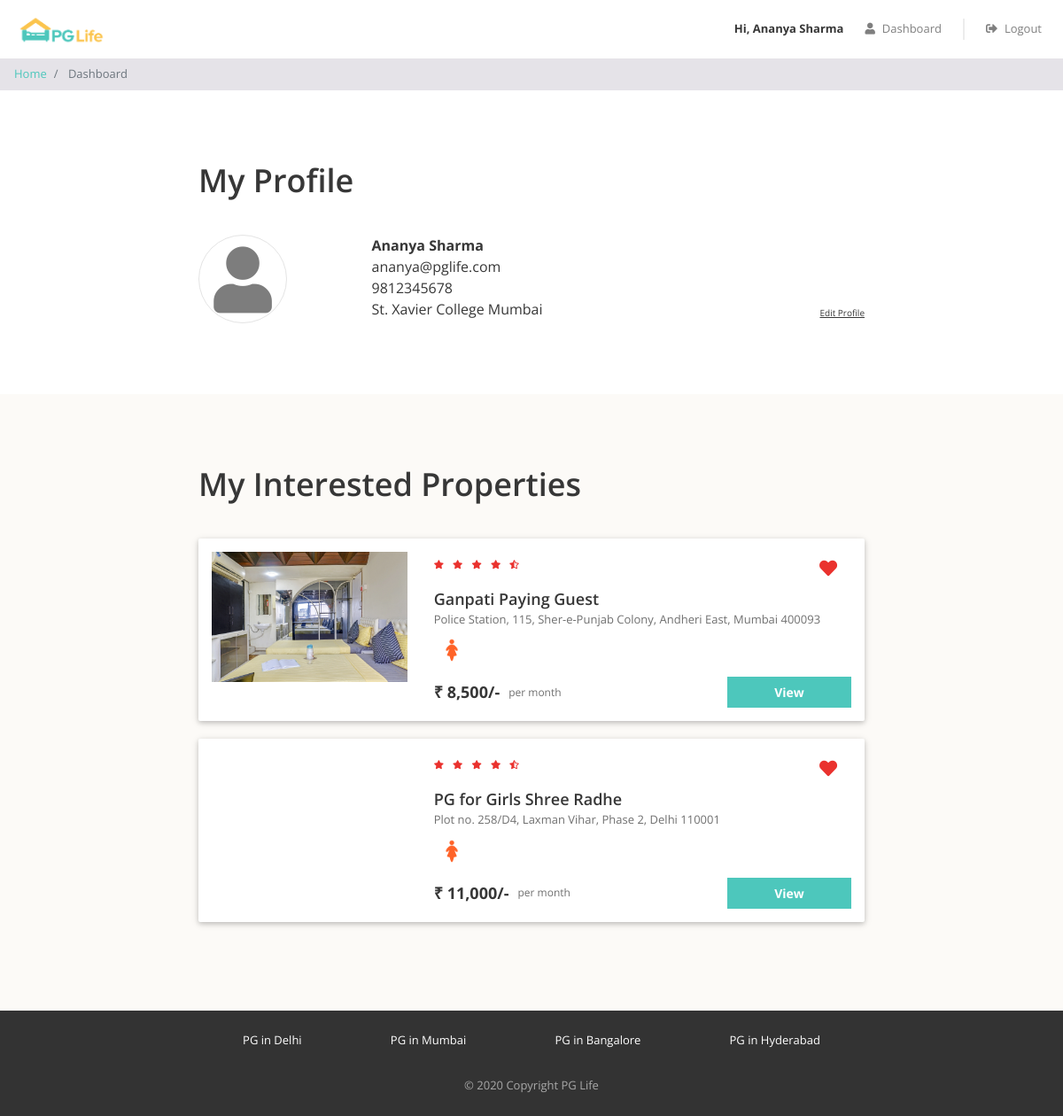
The page /backend/dashboard.php (signed in) on the database its author committed.
### tables this page shows
CREATE TABLE `users` (
  `id` INT AUTO_INCREMENT PRIMARY KEY,
  `email` VARCHAR(100) NOT NULL UNIQUE,
  `password` VARCHAR(255) NOT NULL,
  `full_name` VARCHAR(100) NOT NULL,
  `phone` VARCHAR(20) NOT NULL,
  `gender` ENUM('male', 'female') NOT NULL,
  `college_name` VARCHAR(150) NOT NULL
);

CREATE TABLE `interested_users_properties` (
  `id` INT AUTO_INCREMENT PRIMARY KEY,
  `user_id` INT NOT NULL,
  `property_id` INT NOT NULL,
  FOREIGN KEY (`user_id`) REFERENCES `users` (`id`) ON DELETE CASCADE,
  FOREIGN KEY (`property_id`) REFERENCES `properties` (`id`) ON DELETE CASCADE
);

CREATE TABLE `properties` (
  `id` INT AUTO_INCREMENT PRIMARY KEY,
  `city_id` INT NOT NULL,
  `name` VARCHAR(255) NOT NULL,
  `address` VARCHAR(500) NOT NULL,
  `description` TEXT NOT NULL,
  `gender` ENUM('male', 'female', 'unisex') NOT NULL,
  `rent` INT NOT NULL,
  `rating_clean` FLOAT NOT NULL,
  `rating_food` FLOAT NOT NULL,
  `rating_safety` FLOAT NOT NULL,
  FOREIGN KEY (`city_id`) REFERENCES `cities` (`id`) ON DELETE CASCADE
);

### backend/dashboard.php (the view, shortened to what this page needs)
<?php
require "includes/database_connect.php";
$user_id = $_SESSION['user_id'];
$sql_1 = "SELECT * FROM users WHERE id = $user_id";
$result_1 = mysqli_query($conn, $sql_1);
$user = mysqli_fetch_assoc($result_1);
$sql_2 = "SELECT *
            FROM interested_users_properties iup
            INNER JOIN properties p ON iup.property_id = p.id
            WHERE iup.user_id = $user_id";
$result_2 = mysqli_query($conn, $sql_2);
$interested_properties = mysqli_fetch_all($result_2, MYSQLI_ASSOC);
?>
<!DOCTYPE html>
<html lang="en">
<head>
    <?php
    include "includes/head_links.php";
    ?>
    <link href="css/dashboard.css" rel="stylesheet" />
</head>
<body>
    <?php
    include "includes/header.php";
    ?>
    <nav aria-label="breadcrumb">
        <ol class="breadcrumb py-2">
            <li class="breadcrumb-item">
                <a href="index.php">Home</a>
            </li>
            <li class="breadcrumb-item active" aria-current="page">
                Dashboard
            </li>
        </ol>
    </nav>
    <div class="my-profile page-container">
        <h1>My Profile</h1>
        <div class="row">
            <div class="col-md-3 profile-img-container">
                <i class="fas fa-user profile-img"></i>
            </div>
            <div class="col-md-9">
                <div class="row no-gutters justify-content-between align-items-end">
                    <div class="profile">
                        <div class="name"><?= $user['full_name'] ?></div>
                        <div class="email"><?= $user['email'] ?></div>
                        <div class="phone"><?= $user['phone'] ?></div>
                        <div class="college"><?= $user['college_name'] ?></div>
                    </div>
                    <div class="edit">
                        <div class="edit-profile">Edit Profile</div>
                    </div>
                </div>
            </div>
        </div>
    </div>
    <?php
    if (count($interested_properties) > 0) {
    ?>
        <div class="my-interested-properties">
            <div class="page-container">
                <h1>My Interested Properties</h1>
                <?php
                foreach ($interested_properties as $property) {
                    $property_images = glob("img/properties/" . $property['id'] . "/*");
                ?>
                    <div class="property-card property-id-<?= $property['id'] ?> row">
                        <div class="image-container col-md-4">
                            <img src="<?= $property_images[0] ?>" />
                        </div>
                        <div class="content-container col-md-8">
                            <div class="row no-gutters justify-content-between">
                                <?php
                                $total_rating = ($property['rating_clean'] + $property['rating_food'] + $property['rating_safety']) / 3;
                                $total_rating = round($total_rating, 1);
                                ?>
                                <div class="star-container" title="<?= $total_rating ?>">
                                    <?php
                                    $rating = $total_rating;
                                    for ($i = 0; $i < 5; $i++) {
                                        if ($rating >= $i + 0.8) {
                                    ?>
                                            <i class="fas fa-star"></i>
                                        <?php
                                        } elseif ($rating >= $i + 0.3) {
                                        ?>
                                            <i class="fas fa-star-half-alt"></i>
                                        <?php
                                        } else {
                                        ?>
                                            <i class="far fa-star"></i>
                                    <?php
                                        }
                                    }
                                    ?>
                                </div>
                                <div class="interested-container">
                                    <i class="is-interested-image fas fa-heart" property_id="<?= $property['id'] ?>"></i>
                                </div>
                            </div>
                            <div class="detail-container">
                                <div class="property-name"><?= $property['name'] ?></div>
                                <div class="property-address"><?= $property['address'] ?></div>
                                <div class="property-gender">
                                    <?php
                                    if ($property['gender'] == "male") {
                                    ?>
                                        <img src="img/male.png">
                                    <?php
                                    } elseif ($property['gender'] == "female") {
                                    ?>
                                        <img src="img/female.png">
                                    <?php
                                    } else {
                                    ?>
                                        <img src="img/unisex.png">
                                    <?php
                                    }
                                    ?>
                                </div>
                            </div>
                            <div class="row no-gutters">
                                <div class="rent-container col-6">
                                    <div class="rent">₹ <?= number_format($property['rent']) ?>/-</div>
                                    <div class="rent-unit">per month</div>
                                </div>
                                <div class="button-container col-6">
                                    <a href="property_detail.php?property_id=<?= $property['id'] ?>" class="btn btn-primary">View</a>
                                </div>
                            </div>
                        </div>
                    </div>
                <?php
                }
                ?>
            </div>
        </div>
    <?php
    }
    ?>
    <?php
    include "includes/footer.php";
    ?>
</body>
</html>

### backend/css/common.css (style rules this page uses)
* { box-sizing: border-box; font-family: 'Open Sans', sans-serif; }
body { color: #373737; font-size: 16px; position: relative; }
h1, h2, h3, h4, h5, h6 { font-weight: 600; }
h1 { font-size: 36px; margin-bottom: 40px; }
.btn-primary, .btn-warning, .btn-danger { color: white; font-weight: bold; }
.breadcrumb { background-color: #e5e3e8; font-size: 13px; border-radius: 0px; margin-bottom: 0px; }
.page-container { max-width: 800px; padding: 80px 24px; margin: auto; }

### backend/css/dashboard.css (style rules this page uses)
.profile-img { color: #7d7d7d; font-size: 75px; text-align: center; border: 1px solid #e4e4e4; border-radius: 50%; height: 100px; width: 100px; line-height: 100px; }
.profile .name { font-weight: bold; }
.edit-profile { font-size: 10px; text-decoration: underline; cursor: pointer; }
.my-interested-properties { background-color: #fcfaf7; }
.property-card { background-color: #ffffff; border-radius: 2px; padding: 15px 0px; margin: 20px auto; box-shadow: 0 2px 5px 0 rgba(0, 0, 0, 0.16), 0 2px 10px 0 rgba(0, 0, 0, 0.12); }
.image-container { text-align: center; }
.image-container img { width: 100%; max-width: 300px; }
.star-container i { color: #EA322E; font-size: 10px; margin-right: 6px; }
.interested-container { text-align: center; padding: 8px 16px; }
.interested-container i { color: #EA322E; font-size: 20px; cursor: pointer; }
.detail-container { padding-bottom: 10px; }
.property-name { font-size: 18px; font-weight: 600; }
.property-address { color: #6f6f6f; font-size: 13px; padding-bottom: 5px; }
.property-gender img { width: 40px; }
.rent-container { display: flex; align-items: center; }
.rent { font-size: 18px; font-weight: bold; padding-right: 10px; }
.rent-unit { color: #6f6f6f; font-size: 12px; }
.button-container .btn { font-size: 14px; border-radius: 0px; width: 140px; float: right; }

### rows shown on the page
users: full_name "Ananya Sharma", email "ananya@pglife.com", phone "9812345678", college_name "St. Xavier College Mumbai"
interested_users_properties: property.name "Ganpati Paying Guest", property.address "Police Station, 115, Sher-e-Punjab Colony, Andheri East, Mumbai 400093", property.rent "8,500"
interested_users_properties: property.name "PG for Girls Shree Radhe", property.address "Plot no. 258/D4, Laxman Vihar, Phase 2, Delhi 110001", property.rent "11,000"

### other values the page prints
$_SESSION["full_name"] "Ananya Sharma"
